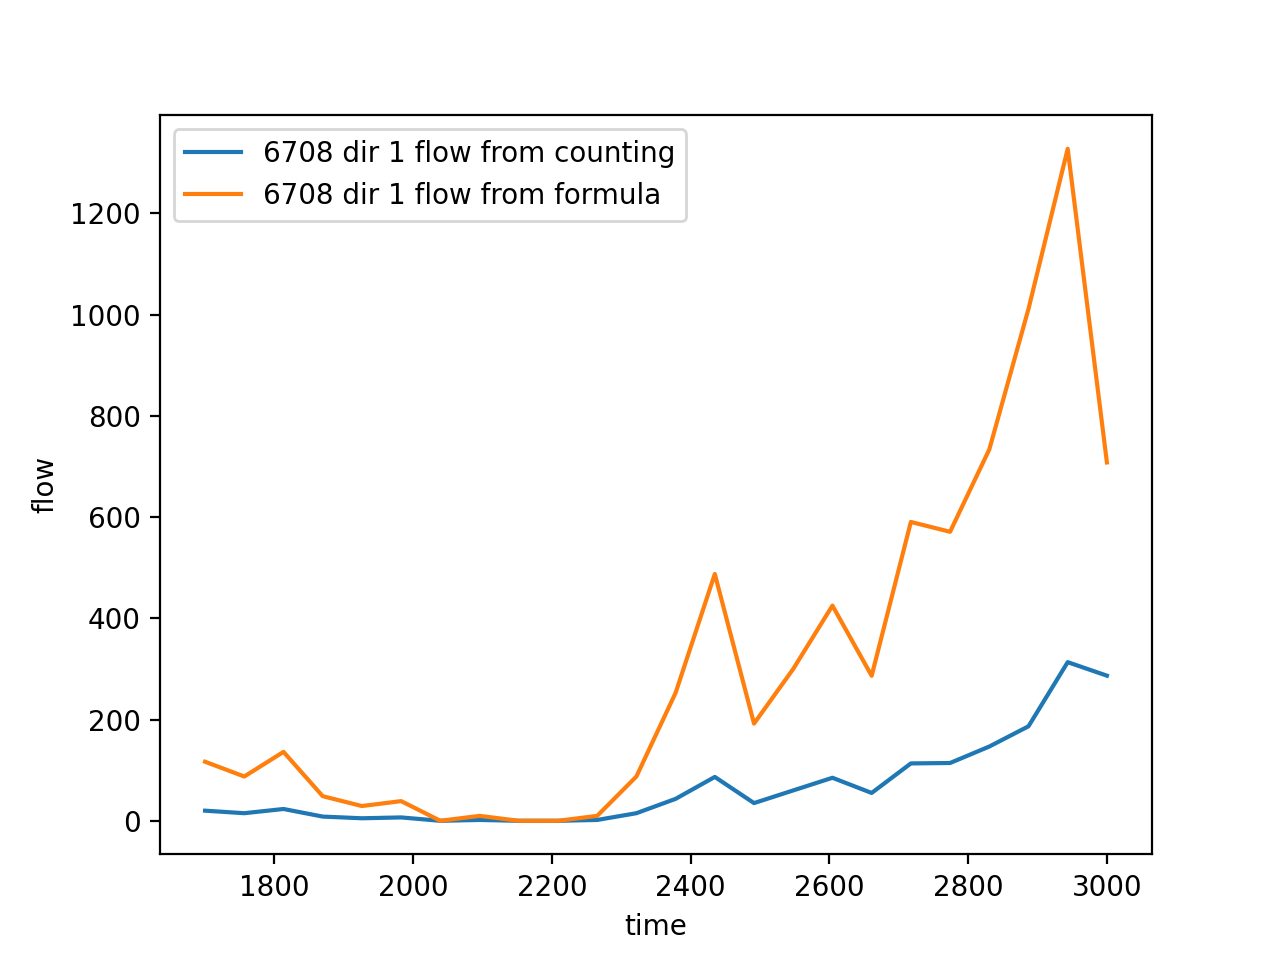

Source code (Python):
from flow import *
import matplotlib.pyplot as plt

def flow():
    p108 = [x*y for x,y in zip(flow6708()[0],flow6708()[2])]
    p110 = [x*y for x,y in zip(flow6710()[0],flow6710()[2])]
    p208 = [x*y for x,y in zip(flow6708()[1],flow6708()[2])]
    p210 = [x*y for x,y in zip(flow6710()[1],flow6710()[2])]
    return [p108, p110, p208, p210]

if __name__ == "__main__":
    flow()

x = flow6708()[4]
z = flow()[0]


plt.plot(np.linspace(1700, 3000, 24), x, label="6708 dir 1 flow from counting")
plt.plot(np.linspace(1700, 3000, 24), z, label="6708 dir 1 flow from formula")

plt.legend(loc="upper left")


plt.xlabel('time')
plt.ylabel('flow')
plt.show()
